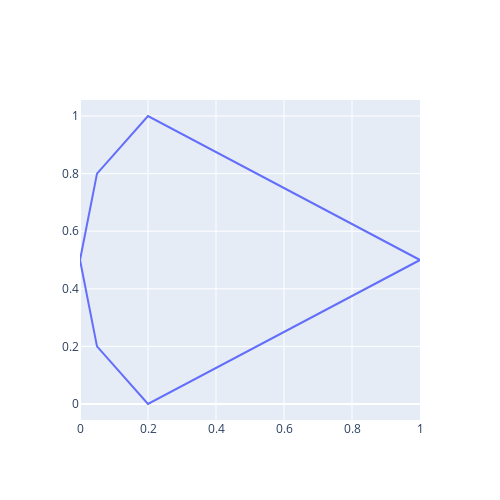

The code cell stored with this chart in its notebook:
### Code cell
fig = go.Figure()


fig.add_trace(go.Scatter(x=hull.points[np.append(hull.vertices,hull.vertices[0])][:,0],
                          y=hull.points[np.append(hull.vertices,hull.vertices[0])][:,1],
                          #z=data_detail_sum[:,2],
                          mode='lines'))
fig.update_layout(
    autosize=False,
    width=500,
    height=500,
    showlegend=False
)

### Figure 1 — Plotly figure (JSON) as saved in the notebook; plotly's stock layout.template omitted (floating-point values rounded to 4 significant figures)
{"data": [{"mode": "lines", "type": "scatter", "x": [1, 0.2, 0.05, 0, 0.05, 0.2, 1], "y": [0.5, 1, 0.8, 0.5, 0.2, 0, 0.5]}], "layout": {"autosize": false, "height": 500, "showlegend": false, "width": 500}}
